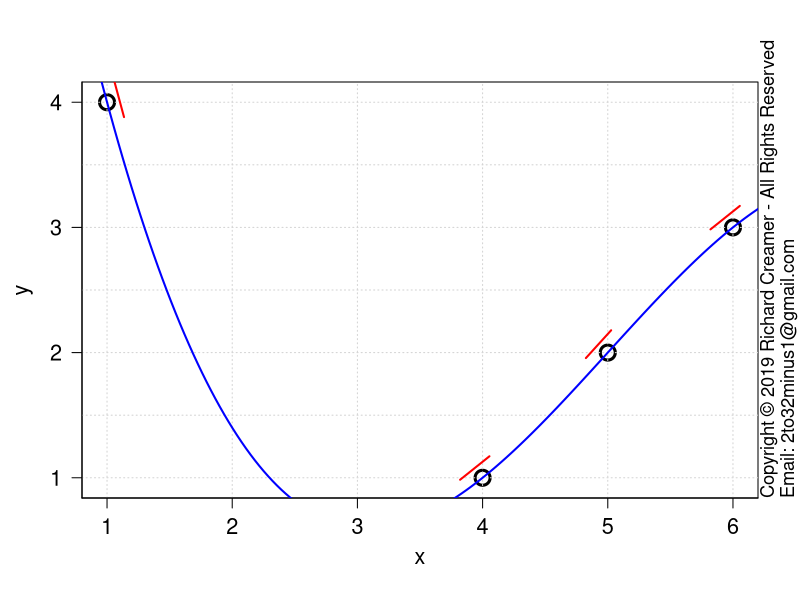

Write R code to recreate this figure.
##############################################################
### Copyright (c) Richard Creamer 2019 - All Rights Reserved
### Inquiries: email 2to32minus1@gmail.com
##############################################################

### Globals
fontScale = 1.2    # Global font size variable
lf        = 1.2    # Enlarge font of plot labels
verbose   = FALSE  # Verbose printing
lw        = 2      # Line width
xMargin   = 1      # X-axis margin for plots
yMargin   = 1      # Y-axis margin for plots
de        = 0.01   # Small constant for estimating derivatives numerically
smlPts    = 1      # Small  data point/circle
medPts    = 1.5    # Medium data point/circle
lrgPts    = 2.0    # Large  data point/circle

### Run this function to generate this plot
runFunc = function() {
	dw = 1000
	dh = 750	
	path = "D:/Code/R/LeastSquaresPlay/PlotsAndAssocCode/Plot39/"
	savePngVerbose( paste(path, "Plot39.png", sep=""), plotCubicWithTangents, w=1.2*600, h=1.2*900, un="px" )
}

### Draw cubic polynomial with tangents
plotCubicWithTangents = function( lineLength=1 ) {
	x = c( 1, 5, 6, 4 )
	y = c( 4, 2, 3, 1 )
	xLimits = axisLimits( x, xMargin )
	yLimits = axisLimits( y, yMargin )
	plot( x, y, axes=FALSE, asp=1, cex.lab=lf, xlab="", ylab="", cex=lrgPts, lwd=lw+1 )
	addAxisLabels()
	box(); grid()
	axis( side = 1, at = xLimits[1]:xLimits[2], cex.axis=1.3 )
	axis( side = 2, at = yLimits[1]:yLimits[2], las=2, cex.axis=1.3 )	
	lmFit = lm( y ~ x + I(x^2) + I(x^3) )
	xPred = seq( xLimits[1], xLimits[2], length.out=200 )
	yPred = evalPoly( xPred, lmFit$coefficients )
	lines( xPred, yPred, col="blue", lwd=lw )
	plotTangents( x, lmFit$coefficients, lineLength=0.3, tanOffset=0.1 )
	if ( verbose )
		print( lmFit$coefficients )
}

### Compute polynomial coefficients for derivative of argument polynomial
getPolyDerivCoeff = function( coeff ) {
	if ( length(coeff) < 2 ) return( c(0) )
	derivCoeff = c()
	for ( i in 2:length( coeff ) ) {
		termPower = i - 1
		derivCoeff[ length( derivCoeff ) + 1 ] = termPower * coeff[i]
	}
	return( derivCoeff )
}

### Plot tangent(s) to polynomial at x[i], y[i]
### Will not look correct unless both x and y axes are same scale (1:1 aspect ratio)
plotTangents = function( x, coeff, lineLength=1, tanOffset=0.2, col="red", lwd=2 ) {
	if ( length(coeff) < 2 ) return()  	
	y = evalPoly( x, coeff )
	polyDerivCoeff = getPolyDerivCoeff( coeff )	
	tanLineSlopes = evalPoly( x, polyDerivCoeff )
	tanLineYInts = y - tanLineSlopes * x
	for ( i in 1:length(x) ) {
		lineCoeff = c( tanLineYInts[i], tanLineSlopes[i] )
		plotTangentLine( x[i], y[i], lineCoeff, lineLength=lineLength, tanOffset=tanOffset, col=col, lwd=lwd )
	}
}

### Get tangentl line ends point about center point (x,y)
getTanLineEndPts = function( x, y, lineCoeff, lineLength=1.0, tanOffset=0.2 ) {
	x1 = x - 1
	x2 = x + 1
	y1 = evalPoly( x1, lineCoeff )
	y2 = evalPoly( x2, lineCoeff )
	xComp = x2 - x1
	yComp = y2 - y1
	vMag = sqrt( xComp^2 + yComp^2 )
	vUnit = c( xComp/vMag, yComp/vMag )
	vOffset = rotVecCcw( vUnit[1], vUnit[2], 90 )
	ox = vOffset[1] * tanOffset
	oy = vOffset[2] * tanOffset
	xComp = xComp/vMag * lineLength
	yComp = yComp/vMag * lineLength
	fromX = x - xComp/2 - ox
	fromY = y - yComp/2 - oy
	toX = x + xComp/2 - ox
	toY = y + yComp/2 - oy	
	return( list(fromX=fromX, fromY=fromY, toX=toX, toY=toY) )
}

### Rotate vector CCW
rotVecCcw = function( xComp, yComp, deg ) {
	theta = deg/180 * pi
	rotXComp = cos(theta) * xComp + sin(theta) * yComp;
	rotYComp = -sin(theta) * xComp + cos(theta) * yComp;
	return( c(rotXComp, rotYComp) )
}

### Plot one tangent line segment
plotTangentLine = function( x, y, lineCoeff, lineLength=1, tanOffset=0.2, col="red", lwd=1 ) {
	endPts = getTanLineEndPts( x, y, lineCoeff, lineLength=lineLength, tanOffset=tanOffset )
	lines( c(endPts$fromX, endPts$toX), c(endPts$fromY, endPts$toY), col=col, lwd=lwd )
}

### Compute f(x) for a polynomial and a vector of x-coordinates
evalPoly = function( x, coeff ) {
	if ( length( coeff ) < 1 ) return( c(0) )  	
	termSum = 0
	for ( i in 1:length(coeff) ) {
		termSum = termSum + coeff[i] * x^(i-1)
	}
	return( termSum )
}

### Compute plot axis limits to fit range of data
axisLimits = function( v, margin=0 ) {
	lowerLimit = floor( min(v) ) - margin
	upperLimit = ceiling( max(v) ) + margin
	c( lowerLimit, upperLimit )
}

### Convience method to add x/y axis labels
addAxisLabels = function( xLabel="x", yLabel="y", cexVal=1.3 ) {
	mtext( text=xLabel, side=1, line=2.5, cex=cexVal )
	mtext( text=yLabel, side=2, line=2.5, cex=cexVal )
}

### Save to PNG file, specify width and height
savePngVerbose = function( path, plotFunc, w=512, h=512, un="px", doCopyright=TRUE, ... ) {
	png( filename = path, type="cairo", units=un, width=w, height=h, pointsize=12, res=96 )
	plotFunc( ... )
	if ( doCopyright )
		addCopyright()
	dev.off()
}

### Add copyright notice to plot via text()
addCopyright = function() {
	mtext( "Copyright \uA9 2019 Richard Creamer - All Rights Reserved", side=4, line=0, adj=0, cex=1.1 )
	mtext( "Email: 2to32minus1@gmail.com", side=4, line=1, adj=0, cex=1.1 )
}

runFunc()
